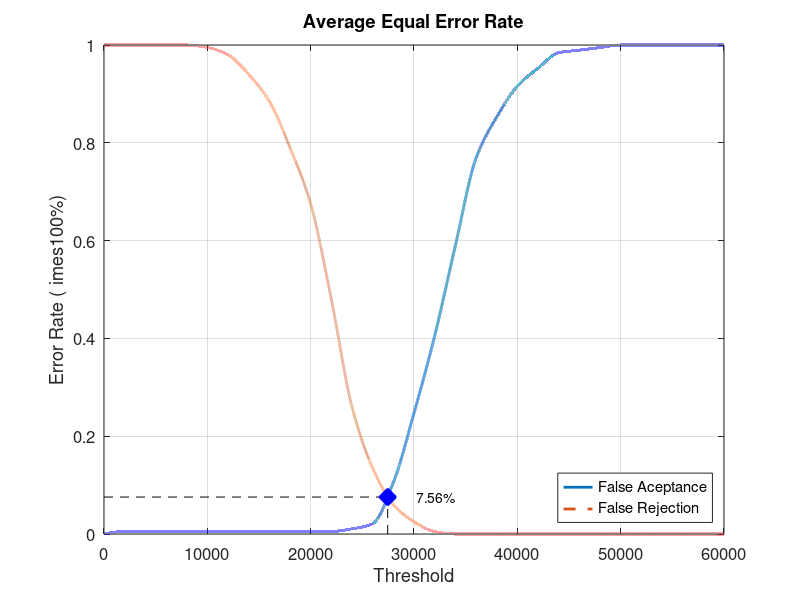
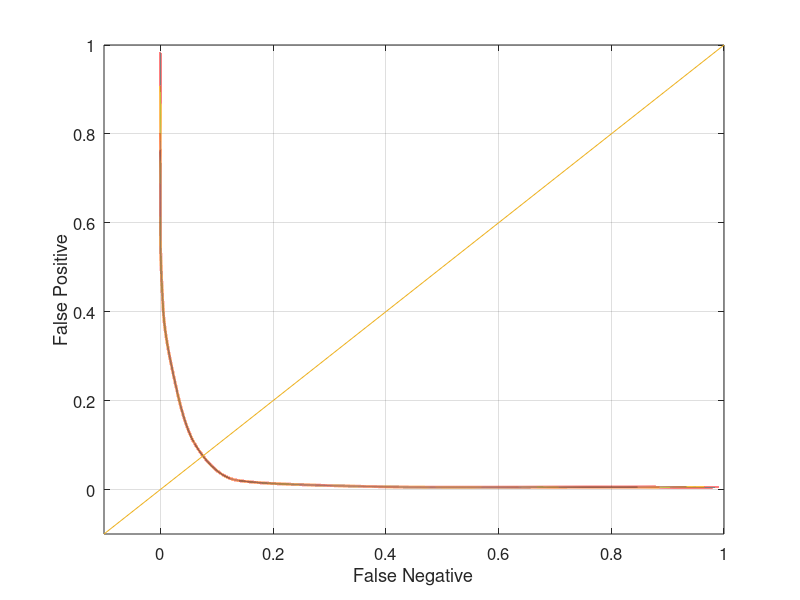

These charts were generated, in order, by the following MATLAB code:
close all;
clear;
clc;
x = 0:2000:60000;
xq = 0:0.5:60000;

y0 = [0 0.00526316 0.00526316 0.00526316 0.00526316 0.00526316 0.00526316 0.00526316 0.00526316 0.00526316 0.00526316 0.00526316 0.0105263 0.0210526 0.105263 0.247368 0.405263 0.589474 0.768421 0.852632 0.915789 0.952632 0.984211 0.989474 0.994737 1 1 1 1 1 1]
yy0 = interp1(x, y0, xq, 'pchip');
y1 = [1 1 1 1 1 0.995 0.98 0.94 0.885 0.79 0.675 0.48 0.26 0.135 0.06 0.025 0.005 0 0 0 0 0 0 0 0 0 0 0 0 0 0]
yy1 = interp1(x, y1, xq, 'pchip');

% Calculating EER: 
y2 = abs(y0 - y1);
find(y2 == min(y2))
yy2 = abs(yy0 - yy1);
xEER = find(yy2 == min(yy2));
xEERIndex = xq(xEER) % X-axis EER
yEER = yy0(xEER) % Y-axis EER

main = figure
plot(xq, yy0,'-','LineWidth', 2);	hold on
plot(xq, yy1,'--','LineWidth', 2);	hold on
plot([xEERIndex xEERIndex], [0 yEER], 'k--');	hold on
plot([0 xEERIndex], [yEER yEER], 'k--');	hold on
plot(xEERIndex, yEER, 'bx', 'LineWidth', 10);	hold on
text(xEERIndex + 10 * xEERIndex / 100, yEER, [num2str(round((10000 * yEER)) / 100) '%'])
legend('False Aceptance', 'False Rejection', 'Location', 'SouthEast')
xlabel('Threshold')
ylabel('Error Rate (	imes100%)')
title('Average Equal Error Rate')
set(gca, 'FontSize', 12)
axis([0 60000 0 1])
grid on

print(main, 'Database5_1Main', '-dpng');
FNRxFPR = figure('Color', [1 1 1]);
plot(yy1, yy0, '-', yy1, yy0, 'LineWidth', 2);
hold on
y = -0.1:0.1:1
plot(y, y); 
set(gca, 'FontSize', 12)
xlabel('False Negative')
ylabel('False Positive')
axis([-0.1 1 -0.1 1])
set(gca, 'FontSize', 12)
grid on

print(FNRxFPR, 'Database5_1FNRxFPR','-dpng');
